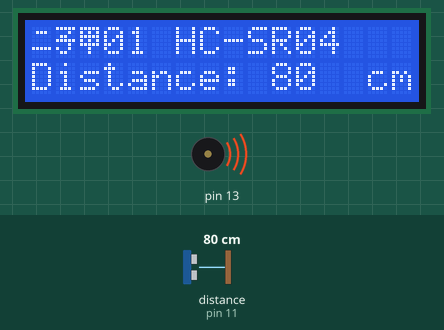
A sketch run on a simulated Arduino Uno, built with avr-gcc and run on an emulated ATmega328P. Shown: 16×2 character LCD, buzzer (waves = sounding). Wiring (inferred from the names in the program): ultrasonic range finder: trigger pin 12; echo pin 11. Inputs (shaded band) come from the test bench; at power-on: distance to the obstacle (sensor on pin 11) 80 cm. The echo pulse lasts 58.3 µs per cm; what the sketch prints to the serial monitor is not drawn.

Above: at 1.3 s.
1.4 s: distance to the obstacle (sensor on pin 11) set to 32 cm
At 1.56 s:
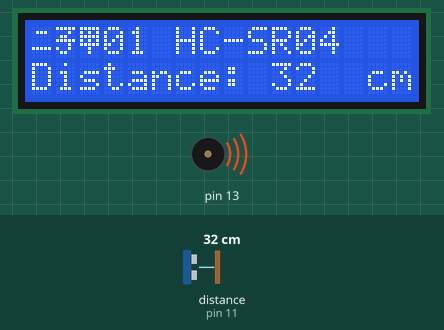
3.1 s: distance to the obstacle (sensor on pin 11) set to 27 cm
At 4.3 s:
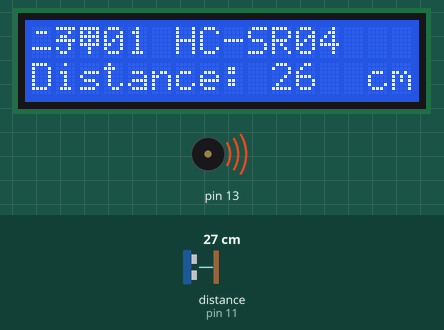
4.7 s: distance to the obstacle (sensor on pin 11) set to 120 cm
At 5.1 s:
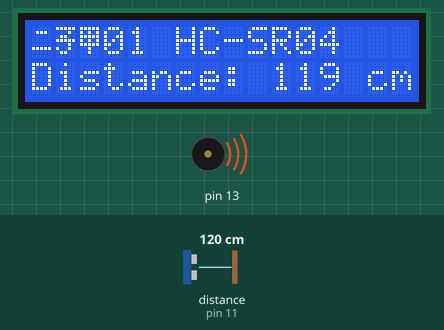
6.2 s: distance to the obstacle (sensor on pin 11) set to 2 cm
At 7.5 s:
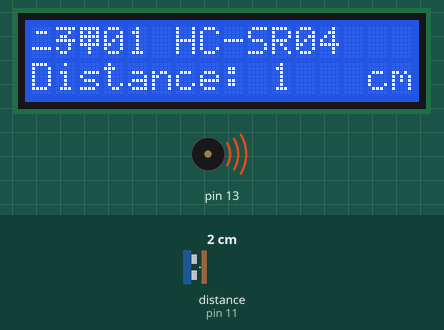
Timing chart, 0 to 9.2 s (numbered marks = the images above; inputs shaded):
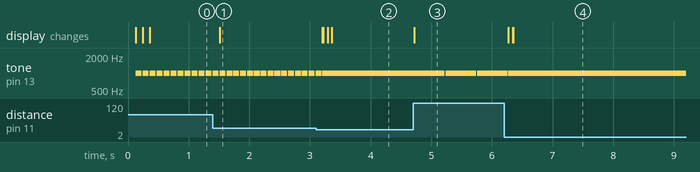

Measured:
- the behaviour switches between 30 and 29 cm on distance to the obstacle (sensor on pin 11) (found by bisection; images 1 and 2)
- after the input at 1.4 s, the display: changes after 0.11 s (image 1)
- after the input at 3.1 s, tone on pin 13: goes on until 3.2 s, then stays 1000 Hz; the display: first changes after 0.10 s (image 2 shows a later state)
- after the input at 4.7 s, tone on pin 13: alternates 1000 Hz for 0.50 s and silent for 0.02 s, starting after 0.52 s; the display: changes at once (image 3)
- after the input at 6.2 s, tone on pin 13: goes on until 6.3 s, then stays 1000 Hz; the display: changes after 0.07 s (image 4)
- by itself, tone on pin 13: alternates 1000 Hz for 0.10 s and silent for 0.01 s

The sketch:

2-5___Parking_Sensors.ino
```cpp
//https://atceiling.blogspot.com/2017/03/arduino_28.html


//YWROBOT
//Compatible with the Arduino IDE 1.0
//Library version:1.1
#include <Wire.h>
#include <LiquidCrystal_I2C.h>

LiquidCrystal_I2C lcd(0x27,16,2);  // set the LCD address to 0x27 for a 16 chars and 2 line display

int trigPin = 12;                  //Trig Pin
int echoPin = 11;                  //Echo Pin
long duration, cm, inches;

byte two[8]={
  B00000,
  B01110,
  B00000,
  B00000,
  B00000,
  B11111,
  B00000,
  B00000
};
byte ele[8]={
  B11111,
  B00010,
  B01100,
  B11111,
  B00010,
  B10010,
  B01100,
  B00000
};
byte one[8]={
  B11111,
  B10101,
  B11111,
  B10101,
  B11111,
  B00100,
  B00100,
  B00000
};


void setup()
{
  Serial.begin (9600);             // Serial Port begin
  pinMode(trigPin, OUTPUT);        // 定義輸入及輸出
  pinMode(echoPin, INPUT);

  lcd.init();                      // initialize the lcd

  // Print a message to the LCD.
  lcd.backlight();

  lcd.createChar(1,two);
  lcd.setCursor(0,0);
  lcd.print(char(0x01));

  lcd.createChar(2,ele);
  lcd.setCursor(1,0);
  lcd.print(char(0x02));

  lcd.createChar(3,one);
  lcd.setCursor(2,0);
  lcd.print(char(0x03));


  lcd.print("01 HC-SR04");
  lcd.setCursor(0,1);
  lcd.print("Distance:");
  lcd.setCursor(14,1);
  lcd.print("cm");

}


void loop()
{
  digitalWrite(trigPin, LOW);
  delayMicroseconds(5);
  digitalWrite(trigPin, HIGH);     // 給 Trig 高電位，持續 10微秒
  delayMicroseconds(10);
  digitalWrite(trigPin, LOW);

  pinMode(echoPin, INPUT);             // 讀取 echo 的電位
  duration = pulseIn(echoPin, HIGH);   // 收到高電位時的時間

  cm = (duration/2) / 29.1;         // 將時間換算成距離 cm

  Serial.print("Distance : ");
  lcd.setCursor(10,1);
  lcd.print("    ");
  lcd.setCursor(10,1);
  lcd.print((int)cm);
  lcd.setCursor(14,1);
  lcd.print("cm");
  Serial.print(cm);
  Serial.print("cm");
  Serial.println();

  //無源蜂鳴器--tone()函數
  if(cm>100)
  {
    tone(13, 1000);//發聲tone(腳位, 頻率, 持續時間);
    delay(500);
    noTone(13);//停止發聲noTone(腳位);
   }
   else if(30<=cm)
  {
    tone(13, 1000);
    delay(100);
    noTone(13);
  }
  else if(30>cm)
  {
    tone(13, 1000,0);

   }
  }
```
